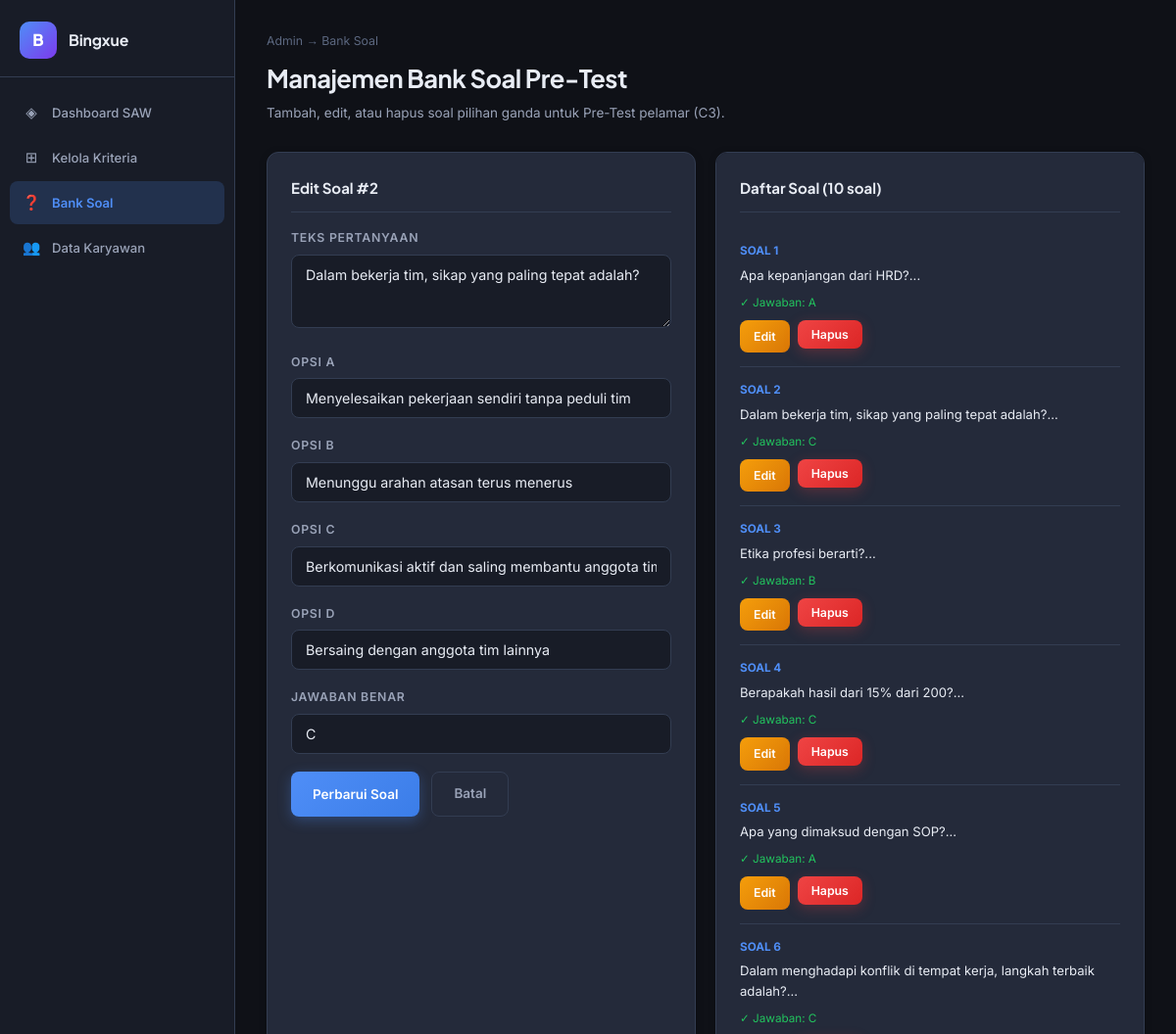
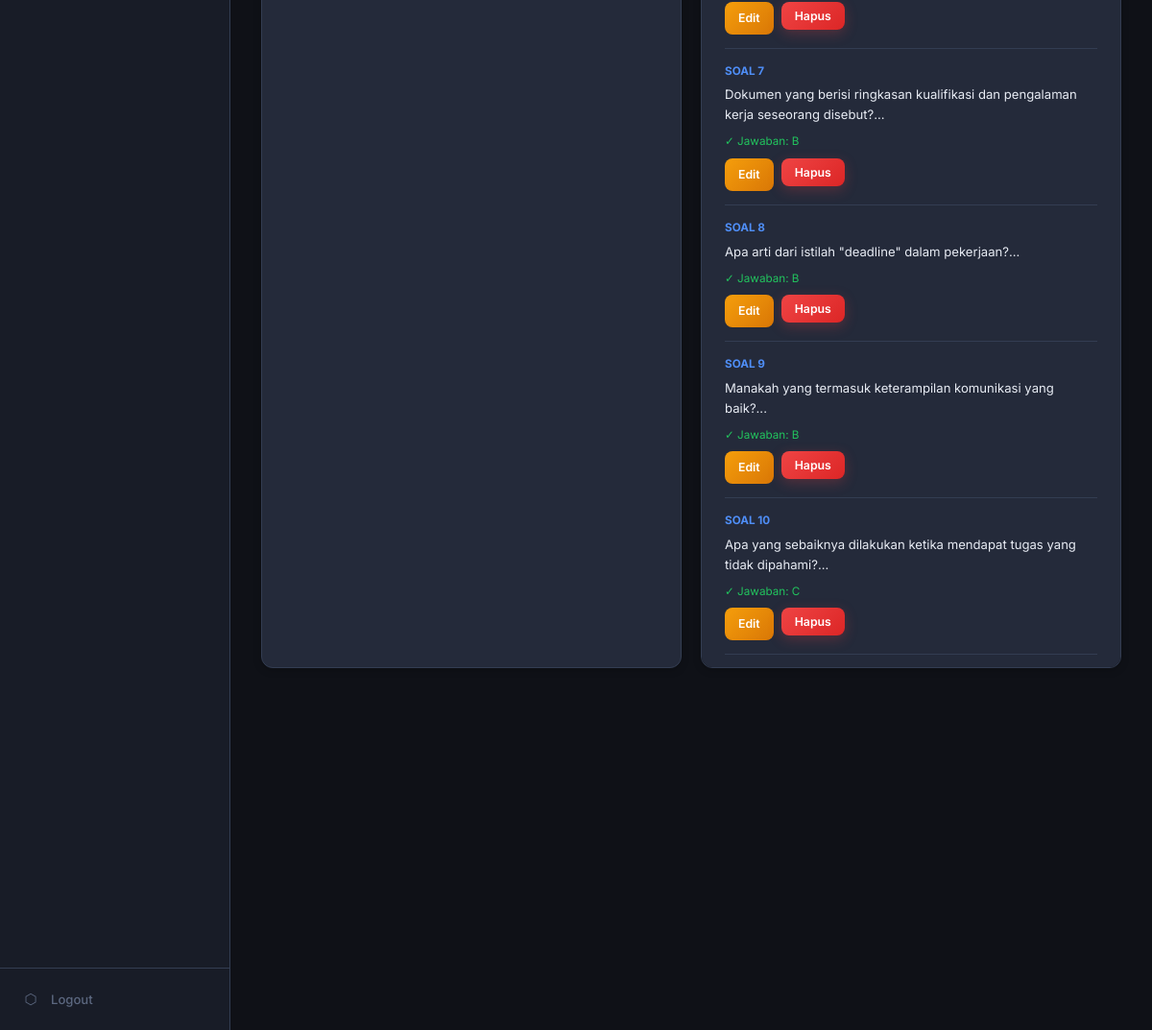
The page /admin_questions.php?edit=2 (signed in) on the database its author committed (2 pictures, top to bottom).
### tables this page shows
CREATE TABLE IF NOT EXISTS `questions` (
  `id` int(11) NOT NULL AUTO_INCREMENT,
  `question_text` text NOT NULL,
  `option_a` varchar(255) NOT NULL,
  `option_b` varchar(255) NOT NULL,
  `option_c` varchar(255) NOT NULL,
  `option_d` varchar(255) NOT NULL,
  `correct_answer` char(1) NOT NULL,
  `created_at` timestamp NOT NULL DEFAULT current_timestamp(),
  PRIMARY KEY (`id`)
);

### admin_questions.php (the view, shortened to what this page needs)
<?php
require_once 'partials/header.php';
$db = getDB();
$questions = $db->query("SELECT * FROM questions ORDER BY id");
$editQ     = null;
if (isset($_GET['edit'])) {
    $eid = (int)$_GET['edit'];
    $editQ = $db->query("SELECT * FROM questions WHERE id=$eid")->fetch_assoc();
}
?>
<div class="page-header">
    <div class="breadcrumb">Admin → Bank Soal</div>
    <h1>Manajemen Bank Soal Pre-Test</h1>
    <p>Tambah, edit, atau hapus soal pilihan ganda untuk Pre-Test pelamar (C3).</p>
</div>
<div class="grid-2">
    <div class="card">
        <div class="card-title"><?= $editQ ? 'Edit Soal #' . $editQ['id'] : 'Tambah Soal Baru' ?></div>
        <form method="POST">
            <div class="form-group">
                <label class="form-label">Teks Pertanyaan</label>
                <textarea name="question_text" class="form-control" rows="3" required><?= htmlspecialchars($editQ['question_text'] ?? '') ?></textarea>
            </div>
            <?php foreach (['a' => 'A', 'b' => 'B', 'c' => 'C', 'd' => 'D'] as $k => $v): ?>
            <div class="form-group">
                <label class="form-label">Opsi <?= $v ?></label>
                <input type="text" name="option_<?= $k ?>" class="form-control"
                       value="<?= htmlspecialchars($editQ['option_' . $k] ?? '') ?>" required>
            </div>
            <?php endforeach; ?>
            <div class="form-group">
                <label class="form-label">Jawaban Benar</label>
                <select name="correct_answer" class="form-control" required>
                    <?php foreach (['A','B','C','D'] as $o): ?>
                    <option value="<?= $o ?>" <?= isset($editQ['correct_answer']) && $editQ['correct_answer'] === $o ? 'selected' : '' ?>><?= $o ?></option>
                    <?php endforeach; ?>
                </select>
            </div>
            <div class="flex gap-3">
                <button type="submit" class="btn btn-primary"><?= $editQ ? 'Perbarui Soal' : 'Tambah Soal' ?></button>
                <?php if ($editQ): ?>
                    <a href="admin_questions.php" class="btn btn-outline">Batal</a>
                <?php endif; ?>
            </div>
        </form>
    </div>
    <div class="card" style="max-height:75vh;overflow-y:auto">
        <div class="card-title">Daftar Soal (<?= $questions->num_rows ?> soal)</div>
        <?php
        $questions->data_seek(0);
        $no = 1;
        while ($q = $questions->fetch_assoc()):
        ?>
        <div style="border-bottom:1px solid var(--border);padding:14px 0">
            <div style="font-size:0.78rem;font-weight:700;color:var(--accent);margin-bottom:5px">SOAL <?= $no++ ?></div>
            <div style="font-size:0.875rem;color:var(--text);margin-bottom:8px"><?= htmlspecialchars(substr($q['question_text'], 0, 100)) ?>...</div>
            <div style="font-size:0.78rem;color:var(--success);margin-bottom:8px">✓ Jawaban: <?= $q['correct_answer'] ?></div>
            <div class="flex gap-2">
                <a href="admin_questions.php?edit=<?= $q['id'] ?>" class="btn btn-warning btn-sm">Edit</a>
                <form method="POST" style="display:inline" onsubmit="return confirm('Hapus soal ini?')">
                    <button type="submit" class="btn btn-danger btn-sm">Hapus</button>
                </form>
            </div>
        </div>
        <?php endwhile; ?>
    </div>
</div>

### assets/style.css (style rules this page uses)
:root { --bg: #0f1117; --bg2: #181c27; --bg3: #1e2433; --surface: #242a3a; --surface2: #2d3448; --border: #333d52; --accent: #4f8ef7; --accent2: #7c3aed; --accent-glow: rgba(79,142,247,0.18); --success: #22c55e; --warning: #f59e0b; --danger: #ef4444; --text: #e8ecf4; --text2: #9aa3b8; --text3: #5c6880; --radius: 12px; --radius-sm: 8px; --shadow: 0 4px 24px rgba(0,0,0,0.35); --shadow-sm: 0 2px 8px rgba(0,0,0,0.2); --font-body: 'Inter', system-ui, sans-serif; --font-display: 'Plus Jakarta Sans', 'Inter', sans-serif; --sidebar-w: 240px; --transition: 0.18s ease; }
*, *::before, *::after { box-sizing: border-box; margin: 0; padding: 0; }
html { font-size: 15px; scroll-behavior: smooth; }
body { background: var(--bg); color: var(--text); font-family: var(--font-body); line-height: 1.6; min-height: 100vh; }
.form-group { margin-bottom: 18px; }
.form-label { display: block; font-size: 0.82rem; font-weight: 600; color: var(--text2); text-transform: uppercase; letter-spacing: 0.06em; margin-bottom: 7px; }
.form-control { width: 100%; background: var(--bg2); border: 1.5px solid var(--border); border-radius: var(--radius-sm); color: var(--text); font-family: var(--font-body); font-size: 0.95rem; padding: 11px 14px; transition: border-color var(--transition), box-shadow var(--transition); outline: none; -webkit-appearance: none; }
select.form-control { cursor: pointer; }
.form-control option { background: var(--surface); }
.btn { display: inline-flex; align-items: center; justify-content: center; gap: 7px; padding: 11px 22px; border-radius: var(--radius-sm); font-family: var(--font-body); font-size: 0.9rem; font-weight: 600; cursor: pointer; border: none; text-decoration: none; transition: all var(--transition); white-space: nowrap; }
.btn-primary { background: linear-gradient(135deg, var(--accent), #3b7de8); color: white; box-shadow: 0 4px 14px rgba(79,142,247,0.3); }
.btn-danger { background: linear-gradient(135deg, #ef4444, #dc2626); color: white; box-shadow: 0 4px 14px rgba(239,68,68,0.25); }
.btn-warning { background: linear-gradient(135deg, #f59e0b, #d97706); color: white; }
.btn-outline { background: transparent; border: 1.5px solid var(--border); color: var(--text2); }
.btn-sm { padding: 7px 14px; font-size: 0.82rem; }
.page-header { margin-bottom: 28px; }
.page-header h1 { font-family: var(--font-display); font-size: 1.7rem; font-weight: 700; color: var(--text); letter-spacing: -0.02em; margin-bottom: 5px; }
.page-header p { color: var(--text2); font-size: 0.9rem; }
.breadcrumb { color: var(--text3); font-size: 0.82rem; margin-bottom: 8px; }
.card { background: var(--surface); border: 1px solid var(--border); border-radius: var(--radius); padding: 24px; box-shadow: var(--shadow-sm); }
.card-title { font-family: var(--font-display); font-size: 1rem; font-weight: 700; color: var(--text); margin-bottom: 16px; padding-bottom: 12px; border-bottom: 1px solid var(--border); }
.grid-2 { display: grid; grid-template-columns: 1fr 1fr; gap: 20px; }
.flex { display: flex; }
.gap-2 { gap: 8px; }
.gap-3 { gap: 12px; }

### rows shown on the page
questions: id "2", question_text "Dalam bekerja tim, sikap yang paling tepat adalah?", option_a "Menyelesaikan pekerjaan sendiri tanpa peduli tim", option_b "Menunggu arahan atasan terus menerus", option_c "Berkomunikasi aktif dan saling membantu anggota tim", option_d "Bersaing dengan anggota tim lainnya", correct_answer "C"
questions: question_text "Apa kepanjangan dari HRD?", correct_answer "A"
questions: question_text "Etika profesi berarti?", correct_answer "B"
questions: question_text "Berapakah hasil dari 15% dari 200?", correct_answer "C"
questions: question_text "Apa yang dimaksud dengan SOP?", correct_answer "A"
questions: question_text "Dalam menghadapi konflik di tempat kerja, langkah terbaik adalah?", correct_answer "C"
questions: question_text "Dokumen yang berisi ringkasan kualifikasi dan pengalaman kerja seseorang disebut?", correct_answer "B"
questions: question_text "Apa arti dari istilah \"deadline\" dalam pekerjaan?", correct_answer "B"
questions: question_text "Manakah yang termasuk keterampilan komunikasi yang baik?", correct_answer "B"
questions: question_text "Apa yang sebaiknya dilakukan ketika mendapat tugas yang tidak dipahami?", correct_answer "C"

### other values the page prints
$item['icon'] "◈"
$item['label'] "Dashboard SAW"
$item['icon'] "⊞"
$item['label'] "Kelola Kriteria"
$item['icon'] "❓"
$item['label'] "Bank Soal"
$item['icon'] "👥"
$item['label'] "Data Karyawan"
$v "A"
$v "B"
$v "C"
$v "D"
$questions->num_rows "10"
